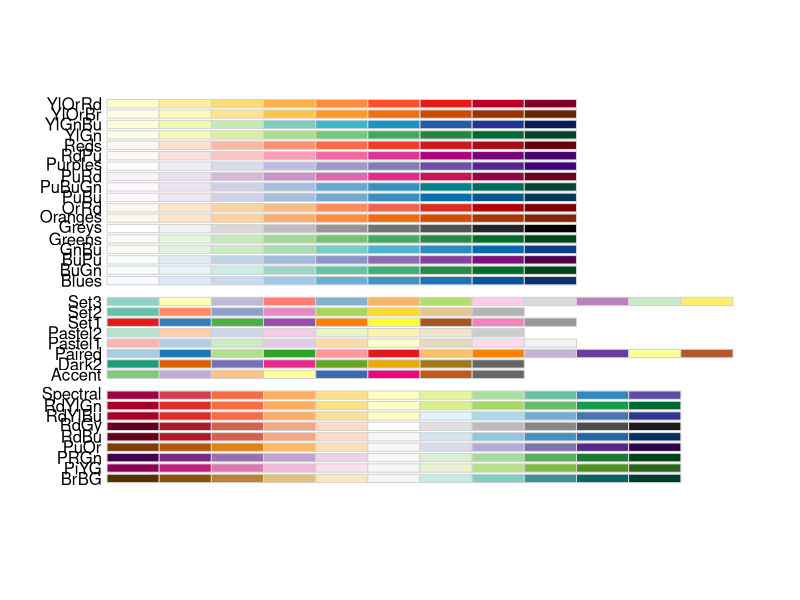
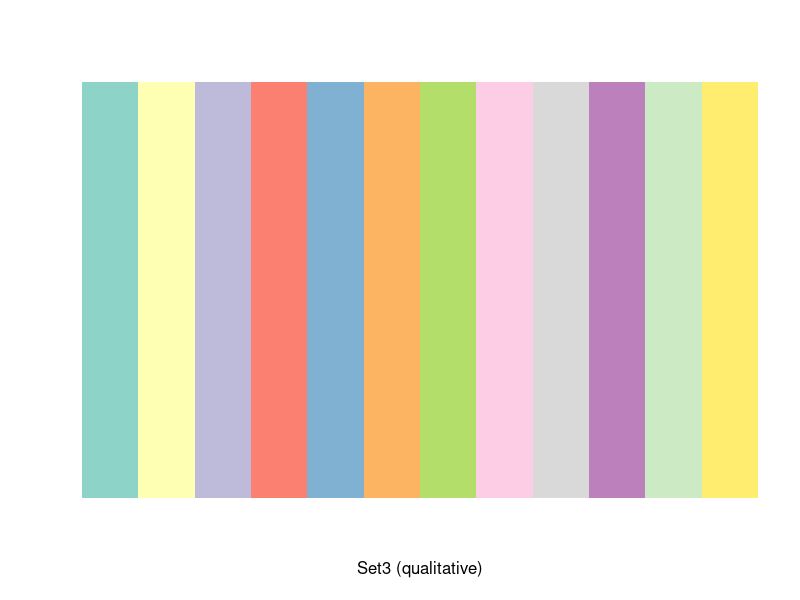
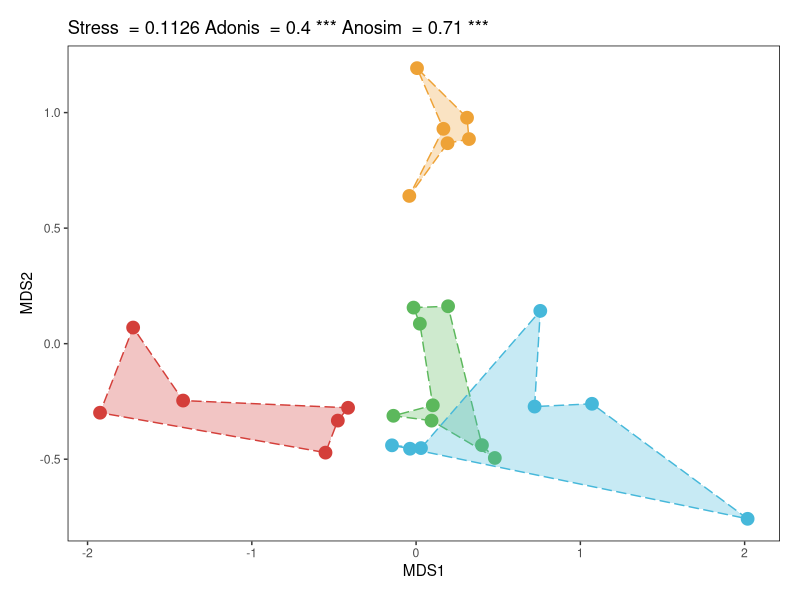

The R source for these figures, in order:
rm(list=ls())
library(RColorBrewer)
display.brewer.all()
display.brewer.pal(12,'Set3')
brewer.pal(12,'Set3')

Palette <- c(brewer.pal(12,'Set3'))
Palette<-Palette[c(1:8,10:11,9)]
Palette<-Palette[c(4:6,1:3,7:11)]


rm(list=ls())

library(vegan)
library(ggplot2)
library(ggsci)

Group_infor<-read.table("Group_Leshan.txt",header = TRUE,sep = "\t",row.names = 1)

ASV_all<-read.table("ASV_Abundance_split.txt",sep = "\t", header = TRUE,row.names = 1)
ASV_all<-ASV_all[,1:c(length(colnames(ASV_all))-7)]


ASV_filtered<-ASV_all[which(rowSums(ASV_all)>27),]

ASV_filtered<-t(ASV_filtered)
ASV_filtered<-as.data.frame(ASV_filtered)


distance <- vegdist(ASV_filtered, method = 'bray')
nmds <- metaMDS(ASV_filtered, k = 2)



summary(nmds)

stress <- nmds$stress

df <- as.data.frame(nmds$points)

rownames(df)==rownames(Group_infor)
df <- cbind(df, Group_infor)

df<-df[order(rownames(df)),]
df$Order <- c(1, 2, 6, 3, 4, 5, 
              1, 3, 4, 5, 2, 6,
              1, 2, 3, 6, 5, 4, 8, 7,
              1, 2, 7, 3, 4, 6, 5)

df$Order_1<-paste(df$Group, df$Order, sep = "_")
df <- df[order(df$Order_1), ]




set.seed(123)

adonis <- adonis2(ASV_filtered ~ Group, data = Group_infor, permutations = 999, method = "bray")

anosim = anosim(ASV_filtered, Group_infor$Group, permutations = 999, distance = "bray")


stress_text <- paste("Stress  =", round(stress, 4))
adonis_text <- paste(paste("Adonis  =", round(adonis$R2, 2)), "***")[1] 
anosim_text <- paste(paste("Anosim  =", round(anosim$statistic, 2)), "***") 


p <- ggplot(df, aes(MDS1, MDS2))+
  geom_point(aes(color = Group), size = 4,)+
  geom_polygon(aes(x = MDS1, y = MDS2, fill = Group, group = Group, color = Group),
               alpha = 0.3, linetype = "longdash")+
  theme(plot.margin = unit(rep(1, 4), 'lines'), 
        panel.border = element_rect(fill = NA, color = "black", size = 0.5, linetype = "solid"), 
        panel.grid = element_blank(), 
        panel.background = element_rect(fill = 'white'),
        legend.position="right")+
  guides(color = "none", fill = "none")+
  ggtitle(paste(paste(stress_text, adonis_text), anosim_text)) + 
  scale_color_locuszoom()+
  scale_fill_locuszoom()   
p

# save pdf 5*5 inches




